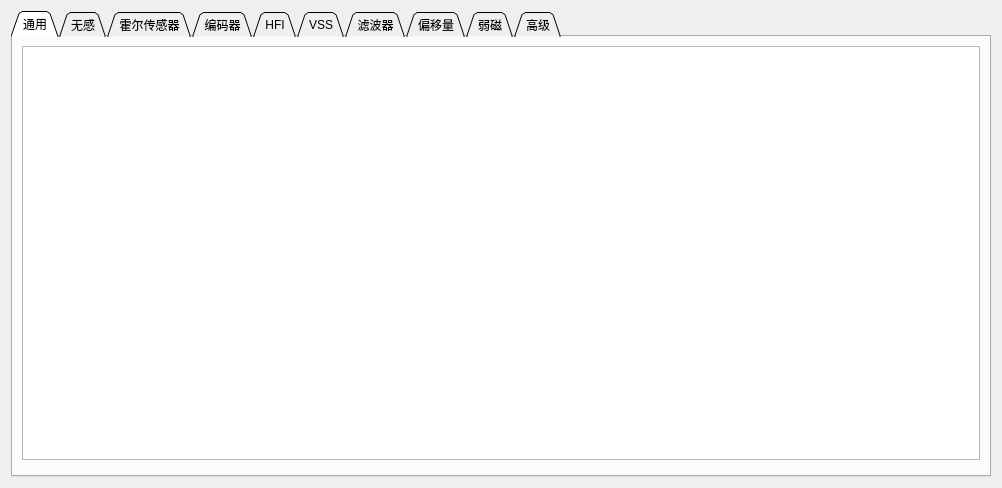
<?xml version="1.0" encoding="UTF-8"?>
<ui version="4.0">
 <class>PageFoc</class>
 <widget class="QWidget" name="PageFoc">
  <property name="geometry">
   <rect>
    <x>0</x>
    <y>0</y>
    <width>1002</width>
    <height>488</height>
   </rect>
  </property>
  <property name="windowTitle">
   <string>Form</string>
  </property>
  <layout class="QVBoxLayout" name="verticalLayout">
   <item>
    <widget class="QTabWidget" name="tabWidget">
     <property name="tabShape">
      <enum>QTabWidget::Triangular</enum>
     </property>
     <property name="currentIndex">
      <number>0</number>
     </property>
     <widget class="QWidget" name="tab">
      <attribute name="title">
       <string>通用</string>
      </attribute>
      <layout class="QVBoxLayout" name="verticalLayout_2">
       <item>
        <widget class="ParamTable" name="generalTab"/>
       </item>
       <item>
        <widget class="DetectFoc" name="detectFoc" native="true"/>
       </item>
      </layout>
     </widget>
     <widget class="QWidget" name="tab_2">
      <attribute name="title">
       <string>无感</string>
      </attribute>
      <layout class="QVBoxLayout" name="verticalLayout_3">
       <item>
        <widget class="ParamTable" name="sensorlessTab"/>
       </item>
       <item>
        <widget class="QGroupBox" name="groupBox">
         <property name="title">
          <string>开环预设</string>
         </property>
         <layout class="QGridLayout" name="gridLayout">
          <property name="leftMargin">
           <number>6</number>
          </property>
          <property name="topMargin">
           <number>6</number>
          </property>
          <property name="rightMargin">
           <number>6</number>
          </property>
          <property name="bottomMargin">
           <number>6</number>
          </property>
          <property name="spacing">
           <number>2</number>
          </property>
          <item row="1" column="0">
           <widget class="QPushButton" name="openloopGenericButton">
            <property name="text">
             <string>通用</string>
            </property>
           </widget>
          </item>
          <item row="0" column="0">
           <widget class="QPushButton" name="openloopOldButton">
            <property name="text">
             <string>与固件 &lt; 5.02 相同</string>
            </property>
           </widget>
          </item>
          <item row="2" column="0">
           <widget class="QPushButton" name="openloopFastStartButton">
            <property name="text">
             <string>快速启动</string>
            </property>
           </widget>
          </item>
          <item row="0" column="1">
           <widget class="QPushButton" name="openloopPropellerButton">
            <property name="text">
             <string>螺旋桨</string>
            </property>
           </widget>
          </item>
          <item row="1" column="1">
           <widget class="QPushButton" name="openloopHeavyInertialButton">
            <property name="text">
             <string>大惯量负载</string>
            </property>
           </widget>
          </item>
         </layout>
        </widget>
       </item>
      </layout>
     </widget>
     <widget class="QWidget" name="tab_3">
      <attribute name="title">
       <string>霍尔传感器</string>
      </attribute>
      <layout class="QVBoxLayout" name="verticalLayout_4">
       <item>
        <widget class="ParamTable" name="hallTab"/>
       </item>
       <item>
        <widget class="DetectFocHall" name="detectFocHall" native="true"/>
       </item>
      </layout>
     </widget>
     <widget class="QWidget" name="tab_4">
      <attribute name="title">
       <string>编码器</string>
      </attribute>
      <layout class="QVBoxLayout" name="verticalLayout_5">
       <item>
        <widget class="ParamTable" name="encoderTab"/>
       </item>
       <item>
        <widget class="DetectFocEncoder" name="detectFocEncoder" native="true"/>
       </item>
      </layout>
     </widget>
     <widget class="QWidget" name="tab_6">
      <attribute name="title">
       <string>HFI</string>
      </attribute>
      <layout class="QVBoxLayout" name="verticalLayout_7">
       <item>
        <widget class="ParamTable" name="hfiTab"/>
       </item>
      </layout>
     </widget>
     <widget class="QWidget" name="tab_10">
      <attribute name="title">
       <string>VSS</string>
      </attribute>
      <layout class="QVBoxLayout" name="verticalLayout_11">
       <item>
        <widget class="ParamTable" name="vssTab"/>
       </item>
      </layout>
     </widget>
     <widget class="QWidget" name="tab_8">
      <attribute name="title">
       <string>滤波器</string>
      </attribute>
      <layout class="QVBoxLayout" name="verticalLayout_9">
       <item>
        <widget class="ParamTable" name="filterTab"/>
       </item>
      </layout>
     </widget>
     <widget class="QWidget" name="tab_7">
      <attribute name="title">
       <string>偏移量</string>
      </attribute>
      <layout class="QVBoxLayout" name="verticalLayout_8">
       <item>
        <widget class="ParamTable" name="offsetTab"/>
       </item>
       <item>
        <widget class="QPushButton" name="offsetMeasureButton">
         <property name="text">
          <string>测量偏移</string>
         </property>
        </widget>
       </item>
      </layout>
     </widget>
     <widget class="QWidget" name="tab_9">
      <attribute name="title">
       <string>弱磁</string>
      </attribute>
      <layout class="QVBoxLayout" name="verticalLayout_10">
       <item>
        <widget class="ParamTable" name="fwTab"/>
       </item>
      </layout>
     </widget>
     <widget class="QWidget" name="tab_5">
      <attribute name="title">
       <string>高级</string>
      </attribute>
      <layout class="QVBoxLayout" name="verticalLayout_6">
       <item>
        <widget class="ParamTable" name="advancedTab"/>
       </item>
      </layout>
     </widget>
    </widget>
   </item>
  </layout>
 </widget>
 <customwidgets>
  <customwidget>
   <class>ParamTable</class>
   <extends>QTableWidget</extends>
   <header>widgets/paramtable.h</header>
  </customwidget>
  <customwidget>
   <class>DetectFoc</class>
   <extends>QWidget</extends>
   <header>widgets/detectfoc.h</header>
   <container>1</container>
  </customwidget>
  <customwidget>
   <class>DetectFocHall</class>
   <extends>QWidget</extends>
   <header>widgets/detectfochall.h</header>
   <container>1</container>
  </customwidget>
  <customwidget>
   <class>DetectFocEncoder</class>
   <extends>QWidget</extends>
   <header>widgets/detectfocencoder.h</header>
   <container>1</container>
  </customwidget>
 </customwidgets>
 <resources/>
 <connections/>
</ui>
